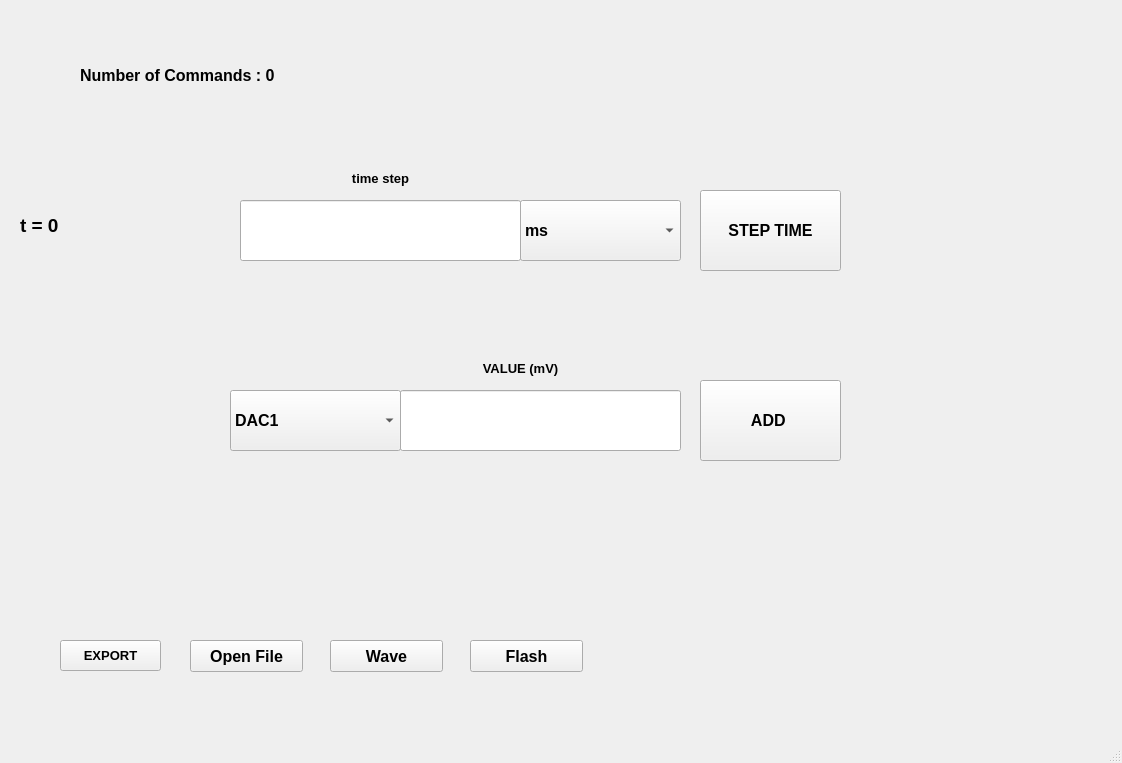
<?xml version="1.0" encoding="UTF-8"?>
<ui version="4.0">
 <class>MainWindow</class>
 <widget class="QMainWindow" name="MainWindow">
  <property name="geometry">
   <rect>
    <x>0</x>
    <y>0</y>
    <width>1122</width>
    <height>763</height>
   </rect>
  </property>
  <property name="font">
   <font>
    <pointsize>12</pointsize>
    <weight>75</weight>
    <bold>true</bold>
   </font>
  </property>
  <property name="windowTitle">
   <string>MainWindow</string>
  </property>
  <property name="layoutDirection">
   <enum>Qt::LeftToRight</enum>
  </property>
  <widget class="QWidget" name="centralwidget">
   <widget class="QPushButton" name="pushButton">
    <property name="geometry">
     <rect>
      <x>700</x>
      <y>380</y>
      <width>141</width>
      <height>81</height>
     </rect>
    </property>
    <property name="font">
     <font>
      <pointsize>12</pointsize>
      <weight>75</weight>
      <bold>true</bold>
     </font>
    </property>
    <property name="text">
     <string>ADD </string>
    </property>
   </widget>
   <widget class="QLabel" name="COMMANDS">
    <property name="geometry">
     <rect>
      <x>80</x>
      <y>50</y>
      <width>291</width>
      <height>51</height>
     </rect>
    </property>
    <property name="font">
     <font>
      <pointsize>12</pointsize>
      <weight>75</weight>
      <bold>true</bold>
     </font>
    </property>
    <property name="text">
     <string>Number of Commands : 0</string>
    </property>
   </widget>
   <widget class="QComboBox" name="DAC_SELECTOR">
    <property name="geometry">
     <rect>
      <x>230</x>
      <y>390</y>
      <width>171</width>
      <height>61</height>
     </rect>
    </property>
    <property name="font">
     <font>
      <pointsize>12</pointsize>
      <weight>75</weight>
      <bold>true</bold>
     </font>
    </property>
    <item>
     <property name="text">
      <string>DAC1</string>
     </property>
    </item>
    <item>
     <property name="text">
      <string>DAC2</string>
     </property>
    </item>
    <item>
     <property name="text">
      <string>DAC3</string>
     </property>
    </item>
    <item>
     <property name="text">
      <string>DAC4</string>
     </property>
    </item>
   </widget>
   <widget class="QLineEdit" name="VALUE_INPUT">
    <property name="geometry">
     <rect>
      <x>400</x>
      <y>390</y>
      <width>281</width>
      <height>61</height>
     </rect>
    </property>
    <property name="font">
     <font>
      <pointsize>14</pointsize>
      <weight>75</weight>
      <bold>true</bold>
     </font>
    </property>
    <property name="layoutDirection">
     <enum>Qt::RightToLeft</enum>
    </property>
    <property name="text">
     <string/>
    </property>
    <property name="alignment">
     <set>Qt::AlignRight|Qt::AlignTrailing|Qt::AlignVCenter</set>
    </property>
   </widget>
   <widget class="QLabel" name="label_2">
    <property name="geometry">
     <rect>
      <x>430</x>
      <y>360</y>
      <width>181</width>
      <height>16</height>
     </rect>
    </property>
    <property name="font">
     <font>
      <pointsize>10</pointsize>
     </font>
    </property>
    <property name="contextMenuPolicy">
     <enum>Qt::NoContextMenu</enum>
    </property>
    <property name="layoutDirection">
     <enum>Qt::LeftToRight</enum>
    </property>
    <property name="text">
     <string>VALUE (mV)</string>
    </property>
    <property name="alignment">
     <set>Qt::AlignCenter</set>
    </property>
   </widget>
   <widget class="QLabel" name="time">
    <property name="geometry">
     <rect>
      <x>20</x>
      <y>200</y>
      <width>201</width>
      <height>51</height>
     </rect>
    </property>
    <property name="font">
     <font>
      <pointsize>14</pointsize>
      <weight>75</weight>
      <bold>true</bold>
     </font>
    </property>
    <property name="text">
     <string>t = 0</string>
    </property>
   </widget>
   <widget class="QLabel" name="label_3">
    <property name="geometry">
     <rect>
      <x>280</x>
      <y>170</y>
      <width>55</width>
      <height>16</height>
     </rect>
    </property>
    <property name="text">
     <string/>
    </property>
   </widget>
   <widget class="QLabel" name="label_4">
    <property name="geometry">
     <rect>
      <x>290</x>
      <y>170</y>
      <width>181</width>
      <height>16</height>
     </rect>
    </property>
    <property name="font">
     <font>
      <pointsize>10</pointsize>
     </font>
    </property>
    <property name="contextMenuPolicy">
     <enum>Qt::NoContextMenu</enum>
    </property>
    <property name="layoutDirection">
     <enum>Qt::LeftToRight</enum>
    </property>
    <property name="text">
     <string>time step</string>
    </property>
    <property name="alignment">
     <set>Qt::AlignCenter</set>
    </property>
   </widget>
   <widget class="QComboBox" name="time_scale">
    <property name="geometry">
     <rect>
      <x>520</x>
      <y>200</y>
      <width>161</width>
      <height>61</height>
     </rect>
    </property>
    <property name="font">
     <font>
      <pointsize>12</pointsize>
      <weight>75</weight>
      <bold>true</bold>
     </font>
    </property>
    <item>
     <property name="text">
      <string>ms</string>
     </property>
    </item>
    <item>
     <property name="text">
      <string>us</string>
     </property>
    </item>
    <item>
     <property name="text">
      <string>s</string>
     </property>
    </item>
   </widget>
   <widget class="QPushButton" name="step_time">
    <property name="geometry">
     <rect>
      <x>700</x>
      <y>190</y>
      <width>141</width>
      <height>81</height>
     </rect>
    </property>
    <property name="font">
     <font>
      <pointsize>12</pointsize>
      <weight>75</weight>
      <bold>true</bold>
     </font>
    </property>
    <property name="text">
     <string>STEP TIME</string>
    </property>
   </widget>
   <widget class="QPushButton" name="Export">
    <property name="geometry">
     <rect>
      <x>60</x>
      <y>640</y>
      <width>101</width>
      <height>31</height>
     </rect>
    </property>
    <property name="font">
     <font>
      <pointsize>10</pointsize>
      <weight>75</weight>
      <bold>true</bold>
     </font>
    </property>
    <property name="text">
     <string>EXPORT</string>
    </property>
   </widget>
   <widget class="QPushButton" name="Open_file">
    <property name="geometry">
     <rect>
      <x>190</x>
      <y>640</y>
      <width>113</width>
      <height>32</height>
     </rect>
    </property>
    <property name="text">
     <string>Open File</string>
    </property>
   </widget>
   <widget class="QPushButton" name="Wave">
    <property name="geometry">
     <rect>
      <x>330</x>
      <y>640</y>
      <width>113</width>
      <height>32</height>
     </rect>
    </property>
    <property name="text">
     <string>Wave</string>
    </property>
   </widget>
   <widget class="QPushButton" name="Flash">
    <property name="geometry">
     <rect>
      <x>470</x>
      <y>640</y>
      <width>113</width>
      <height>32</height>
     </rect>
    </property>
    <property name="text">
     <string>Flash</string>
    </property>
   </widget>
   <widget class="QLineEdit" name="Time_input">
    <property name="geometry">
     <rect>
      <x>240</x>
      <y>200</y>
      <width>281</width>
      <height>61</height>
     </rect>
    </property>
    <property name="layoutDirection">
     <enum>Qt::RightToLeft</enum>
    </property>
    <property name="alignment">
     <set>Qt::AlignRight|Qt::AlignTrailing|Qt::AlignVCenter</set>
    </property>
   </widget>
  </widget>
  <widget class="QMenuBar" name="menubar">
   <property name="geometry">
    <rect>
     <x>0</x>
     <y>0</y>
     <width>1122</width>
     <height>26</height>
    </rect>
   </property>
  </widget>
  <widget class="QStatusBar" name="statusbar"/>
 </widget>
 <resources/>
 <connections/>
</ui>
